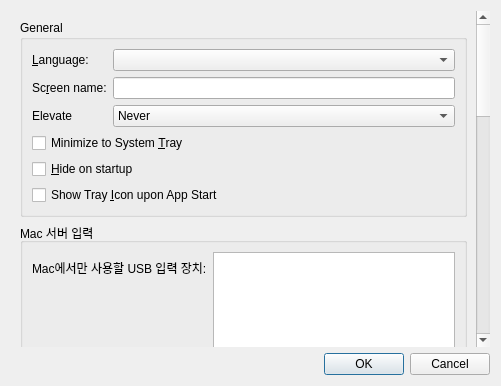
<?xml version="1.0" encoding="UTF-8"?>
<ui version="4.0">
 <class>SettingsDialog</class>
 <widget class="QDialog" name="SettingsDialog">
  <property name="geometry">
   <rect>
    <x>0</x>
    <y>0</y>
    <width>400</width>
    <height>0</height>
   </rect>
  </property>
  <property name="windowTitle">
   <string>Settings</string>
  </property>
  <layout class="QVBoxLayout" name="verticalLayout">
   <item>
    <widget class="QScrollArea" name="m_pScrollArea">
     <property name="frameShape">
      <enum>QFrame::NoFrame</enum>
     </property>
     <property name="widgetResizable">
      <bool>true</bool>
     </property>
     <widget class="QWidget" name="m_pScrollContents">
      <layout class="QVBoxLayout" name="contentsLayout">
   <item>
    <widget class="QGroupBox" name="m_pGroupGeneral">
     <property name="enabled">
      <bool>true</bool>
     </property>
     <property name="sizePolicy">
      <sizepolicy hsizetype="Preferred" vsizetype="Preferred">
       <horstretch>0</horstretch>
       <verstretch>0</verstretch>
      </sizepolicy>
     </property>
     <property name="title">
      <string>General</string>
     </property>
     <layout class="QFormLayout" name="formLayout">
      <property name="fieldGrowthPolicy">
       <enum>QFormLayout::AllNonFixedFieldsGrow</enum>
      </property>
      <item row="0" column="0">
       <widget class="QLabel" name="m_pLabel_27">
        <property name="sizePolicy">
         <sizepolicy hsizetype="Preferred" vsizetype="Preferred">
          <horstretch>0</horstretch>
          <verstretch>0</verstretch>
         </sizepolicy>
        </property>
        <property name="minimumSize">
         <size>
          <width>75</width>
          <height>0</height>
         </size>
        </property>
        <property name="text">
         <string>&amp;Language:</string>
        </property>
        <property name="buddy">
         <cstring>m_pComboLanguage</cstring>
        </property>
       </widget>
      </item>
      <item row="0" column="1">
       <widget class="QComboBox" name="m_pComboLanguage"/>
      </item>
      <item row="1" column="0">
       <widget class="QLabel" name="m_pLabel_19">
        <property name="minimumSize">
         <size>
          <width>75</width>
          <height>0</height>
         </size>
        </property>
        <property name="text">
         <string>Sc&amp;reen name:</string>
        </property>
        <property name="buddy">
         <cstring>m_pLineEditScreenName</cstring>
        </property>
       </widget>
      </item>
      <item row="1" column="1">
       <widget class="QLineEdit" name="m_pLineEditScreenName">
        <property name="enabled">
         <bool>true</bool>
        </property>
       </widget>
      </item>
      <item row="2" column="0">
       <widget class="QLabel" name="m_pLabelElevate">
        <property name="text">
         <string>Elevate</string>
        </property>
       </widget>
      </item>
      <item row="2" column="1">
       <widget class="QComboBox" name="m_pComboElevate">
        <property name="toolTip">
         <string>Specify when the InputLeafPlus service should run at an elevated privilege level</string>
        </property>
        <property name="currentIndex">
         <number>2</number>
        </property>
        <item>
         <property name="text">
          <string>As Needed</string>
         </property>
        </item>
        <item>
         <property name="text">
          <string>Always</string>
         </property>
        </item>
        <item>
         <property name="text">
          <string>Never</string>
         </property>
        </item>
       </widget>
      </item>
      <item row="3" column="0" colspan="2">
       <widget class="QCheckBox" name="m_pCheckBoxMinimizeToTray">
        <property name="text">
         <string>Minimize to System &amp;Tray</string>
        </property>
       </widget>
      </item>
      <item row="4" column="0" colspan="2">
       <widget class="QCheckBox" name="m_pCheckBoxAutoHide">
        <property name="text">
         <string>&amp;Hide on startup</string>
        </property>
       </widget>
      </item>
      <item row="5" column="0" colspan="2">
       <widget class="QCheckBox" name="m_pCheckBoxAutoStart">
        <property name="text">
         <string>Show Tray &amp;Icon upon App Start</string>
        </property>
       </widget>
      </item>
     </layout>
    </widget>
   </item>
   <item>
    <widget class="QGroupBox" name="m_pGroupMacInput">
     <property name="title">
      <string>Mac 서버 입력</string>
     </property>
     <layout class="QFormLayout" name="macInputLayout">
      <item row="0" column="0">
       <widget class="QLabel" name="m_pLabelLocalInputDevice">
        <property name="text">
         <string>Mac에서만 사용할 USB 입력 장치:</string>
        </property>
       </widget>
      </item>
      <item row="0" column="1">
       <widget class="QListWidget" name="m_pListLocalInputDevices">
        <property name="maximumHeight">
         <number>96</number>
        </property>
       </widget>
      </item>
      <item row="1" column="0" colspan="2">
       <widget class="QCheckBox" name="m_pCheckBoxMacMapFunctionKeys">
        <property name="text">
         <string>상단 기능 키를 Windows에서 F1~F12로 사용</string>
        </property>
       </widget>
      </item>
     </layout>
    </widget>
   </item>
   <item>
    <widget class="QGroupBox" name="m_pGroupPhone">
     <property name="title">
      <string>휴대폰 트랙패드</string>
     </property>
     <layout class="QFormLayout" name="phoneLayout">
      <item row="0" column="0" colspan="2">
       <widget class="QCheckBox" name="m_pCheckBoxPhoneEnabled">
        <property name="text">
         <string>사용</string>
        </property>
       </widget>
      </item>
      <item row="1" column="0">
       <widget class="QLabel" name="m_pLabelPhonePort">
        <property name="text">
         <string>포트:</string>
        </property>
       </widget>
      </item>
      <item row="1" column="1">
       <widget class="QSpinBox" name="m_pSpinBoxPhonePort">
        <property name="minimum">
         <number>1024</number>
        </property>
        <property name="maximum">
         <number>65535</number>
        </property>
        <property name="value">
         <number>24803</number>
        </property>
       </widget>
      </item>
      <item row="2" column="0">
       <widget class="QLabel" name="m_pLabelPhonePin">
        <property name="text">
         <string>PIN (4~16자):</string>
        </property>
       </widget>
      </item>
      <item row="2" column="1">
       <widget class="QLineEdit" name="m_pLineEditPhonePin">
        <property name="maxLength">
         <number>16</number>
        </property>
       </widget>
      </item>
      <item row="3" column="0">
       <widget class="QLabel" name="m_pLabelPhoneUrlsTitle">
        <property name="text">
         <string>이 PC에서 접속할 주소:</string>
        </property>
       </widget>
      </item>
      <item row="3" column="1">
       <widget class="QLabel" name="m_pLabelPhoneUrls">
        <property name="text">
         <string></string>
        </property>
        <property name="textInteractionFlags">
         <set>Qt::TextSelectableByMouse</set>
        </property>
       </widget>
      </item>
      <item row="4" column="0" colspan="2">
       <widget class="QLabel" name="m_pLabelPhoneHint">
        <property name="text">
         <string>휴대폰과 같은 와이파이에서 위 주소를 열고 PIN을 입력하세요. 서버 역할인 PC의 주소로 접속해야 반대편 PC까지 조작됩니다.</string>
        </property>
        <property name="wordWrap">
         <bool>true</bool>
        </property>
       </widget>
      </item>
     </layout>
    </widget>
   </item>
   <item>
    <widget class="QGroupBox" name="m_pGroupPeer">
     <property name="title">
      <string>PC 간 역할 교환</string>
     </property>
     <layout class="QFormLayout" name="peerLayout">
      <item row="0" column="0" colspan="2">
       <widget class="QCheckBox" name="m_pCheckBoxPeerEnabled">
        <property name="text">
         <string>사용</string>
        </property>
       </widget>
      </item>
      <item row="1" column="0">
       <widget class="QLabel" name="m_pLabelPeerPort">
        <property name="text">
         <string>포트:</string>
        </property>
       </widget>
      </item>
      <item row="1" column="1">
       <widget class="QSpinBox" name="m_pSpinBoxPeerPort">
        <property name="minimum">
         <number>1024</number>
        </property>
        <property name="maximum">
         <number>65535</number>
        </property>
        <property name="value">
         <number>24802</number>
        </property>
       </widget>
      </item>
      <item row="2" column="0">
       <widget class="QLabel" name="m_pLabelPeerCode">
        <property name="text">
         <string>페어링 코드:</string>
        </property>
       </widget>
      </item>
      <item row="2" column="1">
       <layout class="QHBoxLayout" name="peerCodeLayout">
        <item>
         <widget class="QLineEdit" name="m_pLineEditPeerCode"/>
        </item>
        <item>
         <widget class="QPushButton" name="m_pButtonPeerNewCode">
          <property name="text">
           <string>새 코드 만들기</string>
          </property>
         </widget>
        </item>
       </layout>
      </item>
      <item row="3" column="0">
       <widget class="QLabel" name="m_pLabelPeerAddress">
        <property name="text">
         <string>상대 PC 주소:</string>
        </property>
       </widget>
      </item>
      <item row="3" column="1">
       <widget class="QLineEdit" name="m_pLineEditPeerAddress"/>
      </item>
      <item row="4" column="0" colspan="2">
       <widget class="QLabel" name="m_pLabelPeerHint">
        <property name="text">
         <string>두 PC 모두 같은 코드(8자 이상)를 입력해야 합니다. 상대 PC 주소에는 상대 PC 메인 화면에 표시된 IP 주소(예: 192.168.0.12)를 입력하세요. 같은 와이파이에서 자동으로 찾아지면 비워 둬도 되고, 역할을 바꾼 뒤에는 자동으로 기억합니다.</string>
        </property>
        <property name="wordWrap">
         <bool>true</bool>
        </property>
       </widget>
      </item>
     </layout>
    </widget>
   </item>
   <item>
    <widget class="QGroupBox" name="m_pGroupNetworking">
     <property name="title">
      <string>Networking</string>
     </property>
     <layout class="QGridLayout" name="gridLayout_3">
      <item row="1" column="0">
       <widget class="QLabel" name="m_pLabel_21">
        <property name="text">
         <string>&amp;Address:</string>
        </property>
        <property name="buddy">
         <cstring>m_pLineEditInterface</cstring>
        </property>
       </widget>
      </item>
      <item row="0" column="0">
       <widget class="QLabel" name="m_pLabel_20">
        <property name="text">
         <string>P&amp;ort:</string>
        </property>
        <property name="buddy">
         <cstring>m_pSpinBoxPort</cstring>
        </property>
       </widget>
      </item>
      <item row="0" column="1">
       <widget class="QSpinBox" name="m_pSpinBoxPort">
        <property name="enabled">
         <bool>true</bool>
        </property>
        <property name="sizePolicy">
         <sizepolicy hsizetype="MinimumExpanding" vsizetype="Fixed">
          <horstretch>0</horstretch>
          <verstretch>0</verstretch>
         </sizepolicy>
        </property>
        <property name="maximum">
         <number>65535</number>
        </property>
        <property name="value">
         <number>24800</number>
        </property>
       </widget>
      </item>
      <item row="1" column="1">
       <widget class="QLineEdit" name="m_pLineEditInterface">
        <property name="enabled">
         <bool>true</bool>
        </property>
       </widget>
      </item>
     </layout>
    </widget>
   </item>
   <item>
    <widget class="QGroupBox" name="m_pGroupLog">
     <property name="sizePolicy">
      <sizepolicy hsizetype="Preferred" vsizetype="Preferred">
       <horstretch>0</horstretch>
       <verstretch>0</verstretch>
      </sizepolicy>
     </property>
     <property name="title">
      <string>Logging</string>
     </property>
     <property name="alignment">
      <set>Qt::AlignLeading|Qt::AlignLeft|Qt::AlignVCenter</set>
     </property>
     <property name="flat">
      <bool>false</bool>
     </property>
     <layout class="QGridLayout" name="gridLayout_2">
      <item row="1" column="0">
       <widget class="QCheckBox" name="m_pCheckBoxLogToFile">
        <property name="text">
         <string>Log to file:</string>
        </property>
       </widget>
      </item>
      <item row="1" column="2">
       <widget class="QPushButton" name="m_pButtonBrowseLog">
        <property name="enabled">
         <bool>false</bool>
        </property>
        <property name="text">
         <string>Browse...</string>
        </property>
       </widget>
      </item>
      <item row="0" column="1" colspan="2">
       <widget class="QComboBox" name="m_pComboLogLevel">
        <item>
         <property name="text">
          <string>Error</string>
         </property>
        </item>
        <item>
         <property name="text">
          <string>Warning</string>
         </property>
        </item>
        <item>
         <property name="text">
          <string>Note</string>
         </property>
        </item>
        <item>
         <property name="text">
          <string>Info</string>
         </property>
        </item>
        <item>
         <property name="text">
          <string>Debug</string>
         </property>
        </item>
        <item>
         <property name="text">
          <string>Debug1</string>
         </property>
        </item>
        <item>
         <property name="text">
          <string>Debug2</string>
         </property>
        </item>
       </widget>
      </item>
      <item row="0" column="0">
       <widget class="QLabel" name="m_pLabel_3">
        <property name="minimumSize">
         <size>
          <width>75</width>
          <height>0</height>
         </size>
        </property>
        <property name="text">
         <string>&amp;Logging level:</string>
        </property>
        <property name="buddy">
         <cstring>m_pComboLogLevel</cstring>
        </property>
       </widget>
      </item>
      <item row="1" column="1">
       <widget class="QLineEdit" name="m_pLineEditLogFilename">
        <property name="enabled">
         <bool>false</bool>
        </property>
       </widget>
      </item>
     </layout>
    </widget>
   </item>
   <item>
    <spacer name="verticalSpacer">
     <property name="orientation">
      <enum>Qt::Vertical</enum>
     </property>
     <property name="sizeHint" stdset="0">
      <size>
       <width>20</width>
       <height>40</height>
      </size>
     </property>
    </spacer>
   </item>
      </layout>
     </widget>
    </widget>
   </item>
   <item>
    <widget class="QDialogButtonBox" name="buttonBox">
     <property name="orientation">
      <enum>Qt::Horizontal</enum>
     </property>
     <property name="standardButtons">
      <set>QDialogButtonBox::Cancel|QDialogButtonBox::Ok</set>
     </property>
    </widget>
   </item>
  </layout>
 </widget>
 <tabstops>
  <tabstop>m_pComboLanguage</tabstop>
  <tabstop>m_pLineEditScreenName</tabstop>
  <tabstop>m_pComboElevate</tabstop>
  <tabstop>m_pCheckBoxMinimizeToTray</tabstop>
  <tabstop>m_pCheckBoxAutoHide</tabstop>
  <tabstop>m_pCheckBoxAutoStart</tabstop>
  <tabstop>m_pSpinBoxPort</tabstop>
  <tabstop>m_pLineEditInterface</tabstop>
  <tabstop>m_pComboLogLevel</tabstop>
  <tabstop>m_pCheckBoxLogToFile</tabstop>
  <tabstop>m_pLineEditLogFilename</tabstop>
  <tabstop>m_pButtonBrowseLog</tabstop>
 </tabstops>
 <resources/>
 <connections/>
</ui>
